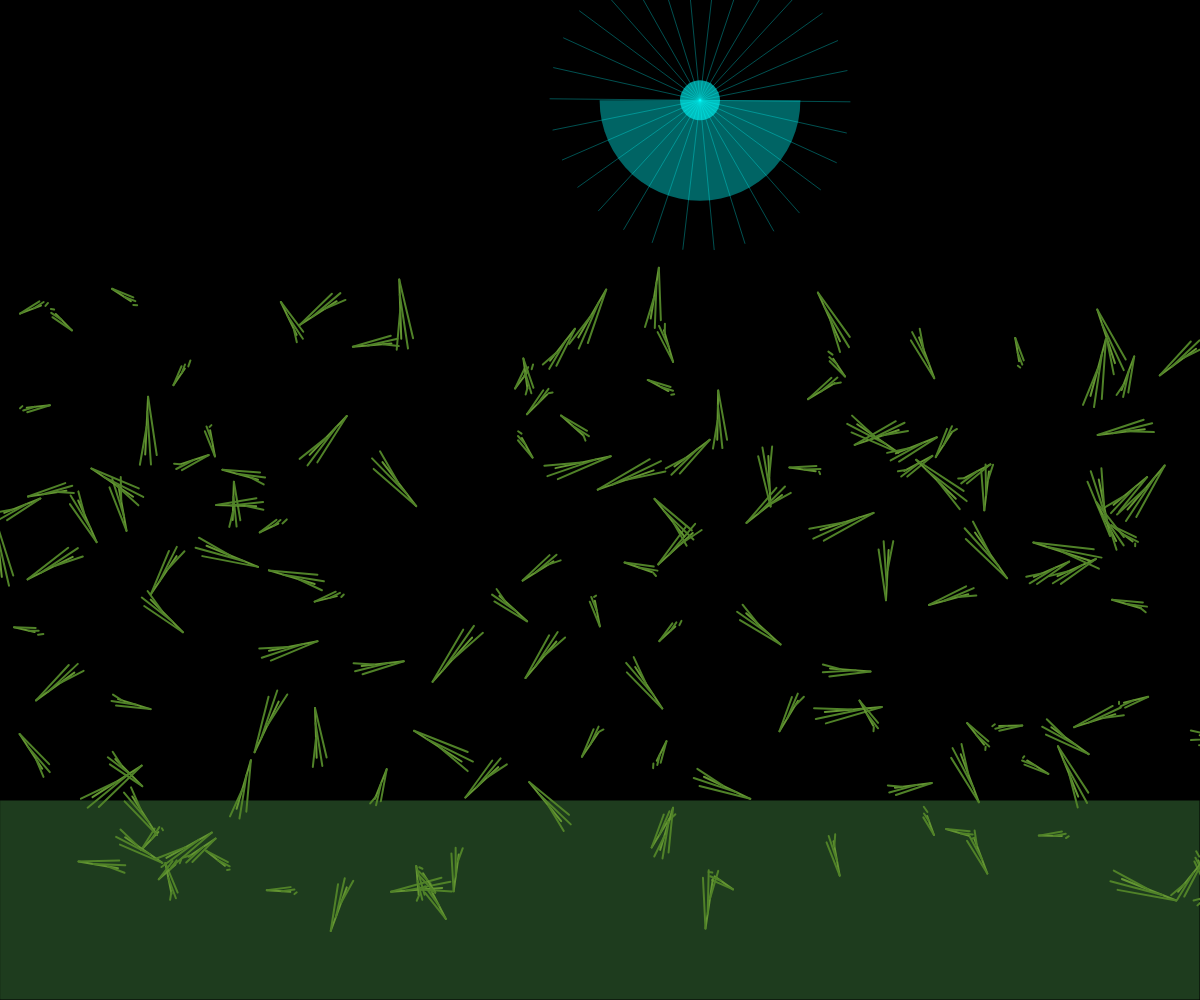
Frame 1 (no input)
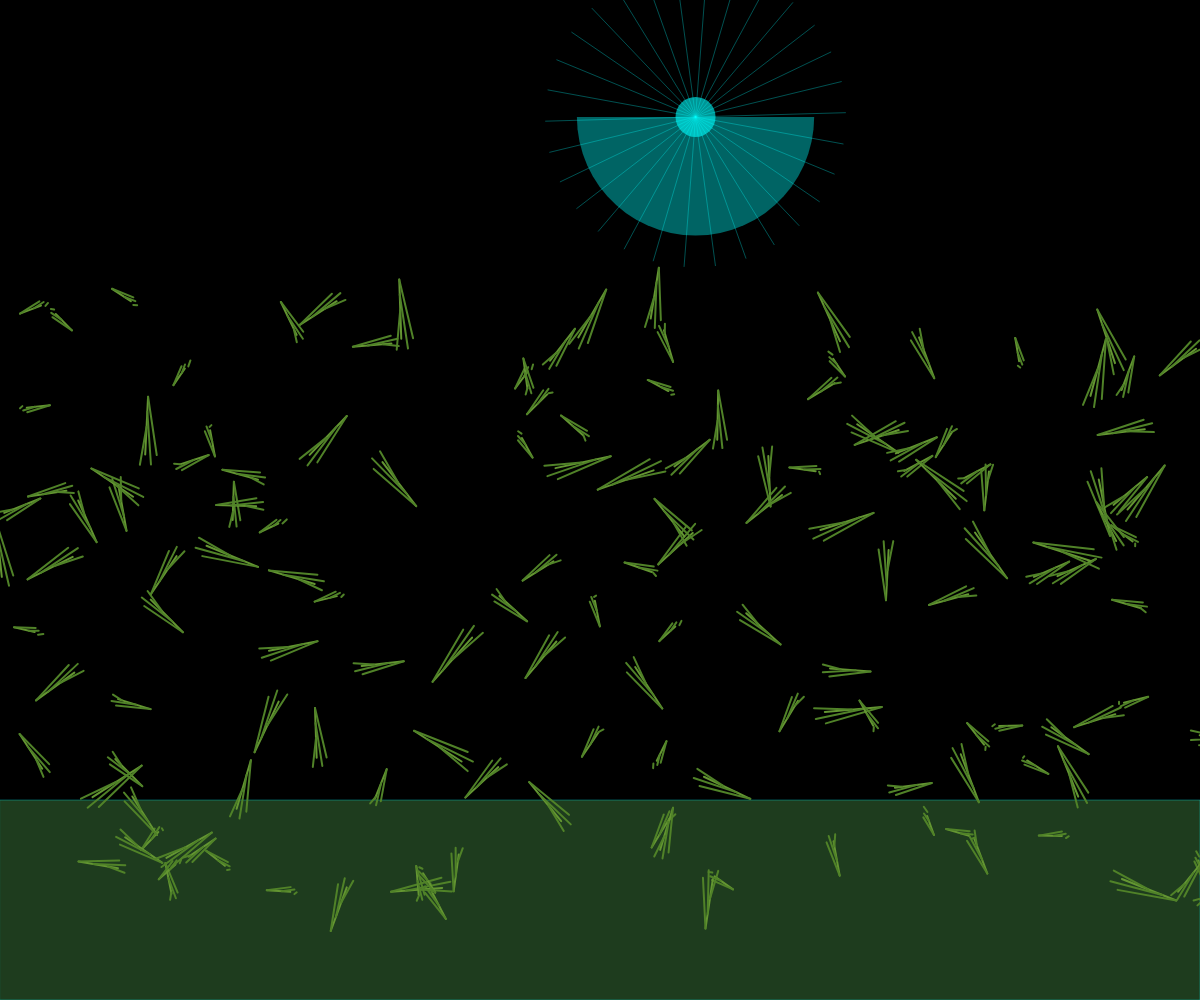
Frame 60 (no input)
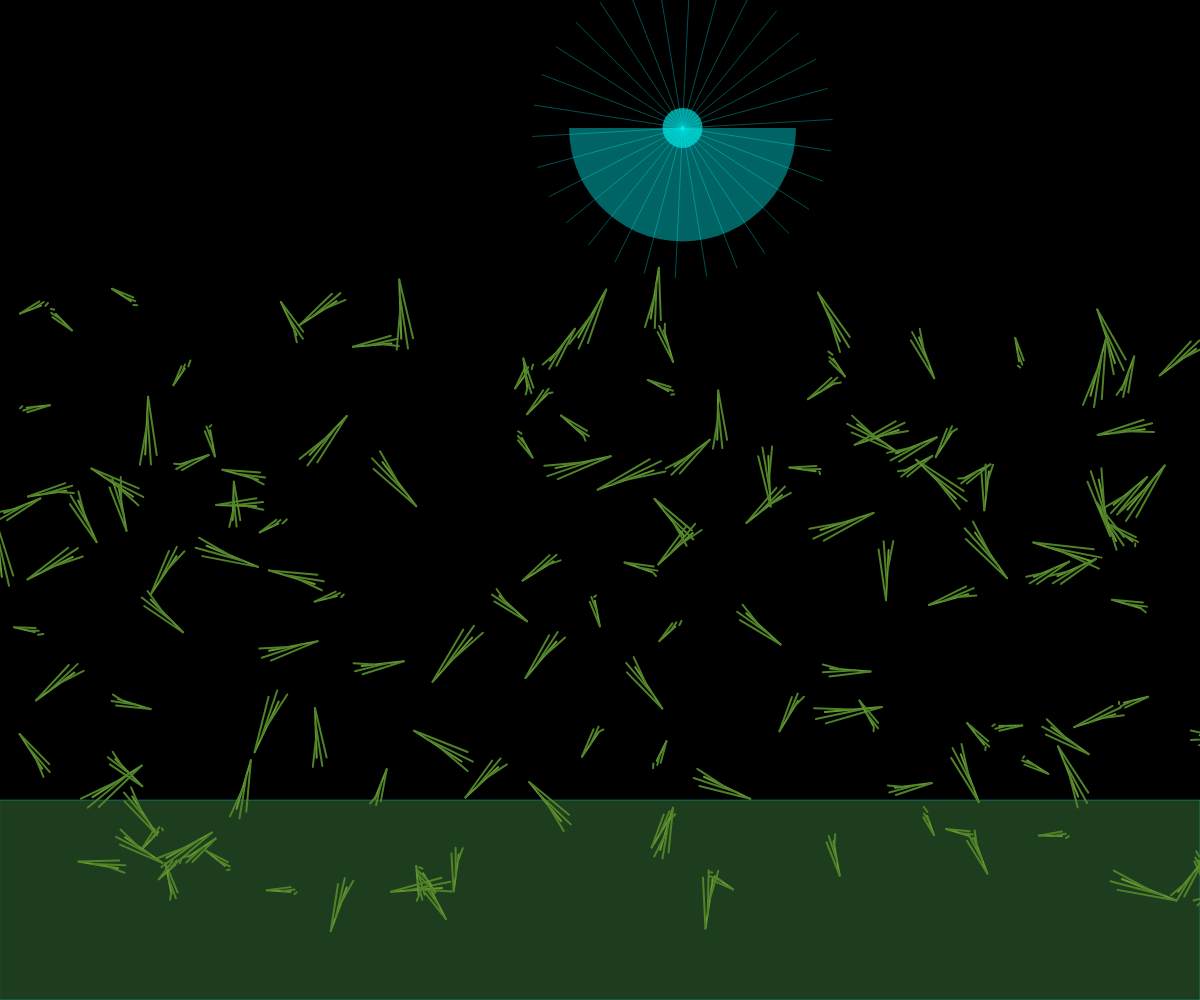
Frame 120 (the mouse pressed at the canvas centre since frame 60)

The p5.js sketch that drew these frames (run headless with seeded random() and noise() and a simulated clock; from frame 60 on, the mouse is pressed at the canvas centre):

// p5.js sketch
// ── sketch.js
let cornStalks = [];
let lightPosition;
let time = 0;

function setup() {
  createCanvas(windowWidth, windowHeight);
  // Create corn stalks
  for (let i = 0; i < 150; i++) {
    cornStalks.push({
      x: random(width),
      y: random(height * 0.3, height * 0.9),
      height: random(20, 60),
      angle: random(TWO_PI)
    });
  }
  lightPosition = { x: width / 2, y: -50 };
}

function draw() {
  background(0);
  
  time += 0.01;
  
  // Move light in a wave pattern
  lightPosition.y = height * 0.1 + sin(time) * 30;
  lightPosition.x = width / 2 + cos(time * 0.5) * 100;
  
  // Draw ground
  fill(30, 60, 30);
  rect(0, height * 0.8, width, height * 0.2);
  
  // Draw corn stalks
  for (let stalk of cornStalks) {
    push();
    translate(stalk.x, stalk.y);
    rotate(stalk.angle);
    
    // Draw stalk
    stroke(100, 150, 50);
    strokeWeight(2);
    line(0, 0, 0, -stalk.height);
    
    // Draw leaves
    stroke(80, 130, 40);
    for (let i = 0; i < 3; i++) {
      let leafLength = stalk.height * 0.2;
      line(0, -stalk.height + i * 15, leafLength * cos(i), leafLength * sin(i));
    }
    
    pop();
  }
  
  // Draw glowing light
  noStroke();
  fill(0, 255, 255, 100);
  
  // Create wave pattern under light
  let waveRadius = 100 + sin(time * 2) * 20;
  let segments = 30;
  
  beginShape();
  for (let i = 0; i <= segments; i++) {
    let angle = map(i, 0, segments, 0, PI);
    let x = lightPosition.x + cos(angle) * waveRadius;
    let y = lightPosition.y + sin(angle) * waveRadius;
    vertex(x, y);
  }
  endShape(CLOSE);
  
  // Draw central glow
  fill(0, 255, 255, 150);
  ellipse(lightPosition.x, lightPosition.y, 40, 40);
  
  // Draw light rays
  stroke(0, 255, 255, 80);
  strokeWeight(1);
  for (let i = 0; i < 30; i++) {
    let angle = map(i, 0, 30, 0, TWO_PI) + time;
    let x1 = lightPosition.x;
    let y1 = lightPosition.y;
    let x2 = lightPosition.x + cos(angle) * 150;
    let y2 = lightPosition.y + sin(angle) * 150;
    line(x1, y1, x2, y2);
  }
}

function windowResized() {
  resizeCanvas(windowWidth, windowHeight);
}
